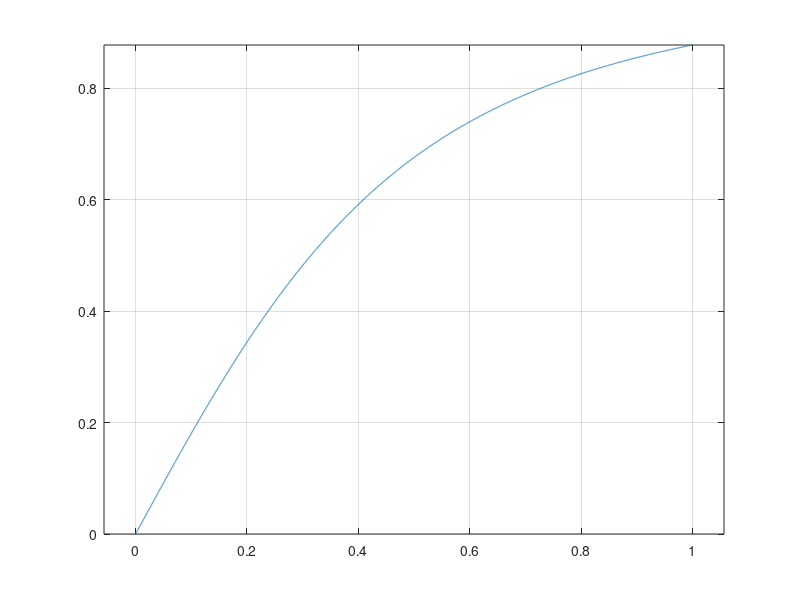

MATLAB code for this plot:
clear; clc; close all
%% INPUTS
% From NASA CEA Design
AeAt = 4.567; % [-]
AcAt = 15.3713; % [-]
M_e = 2.889; % [-]
gam = 1.2982;
% Other
pts = 100; % [-] Number of points on aerospike curve
r_ch = 1; % [in]
n_b = 0.2;

%% SPIKE CALCULATIONS
r_b_mat = linspace(0,r_ch,10000); % [in]
r_th_mat = ((r_ch^2)/AcAt+r_b_mat.^2).^(1/2); % [in]
r_e_mat = (AeAt.*(r_th_mat.^2-r_b_mat.^2)+r_b_mat.^2).^(1/2); % [in]
n_b_mat = r_b_mat./r_e_mat; % [-]

[~,ind] = min(abs(n_b_mat - n_b));
r_b = r_b_mat(ind);
r_th = ((r_ch^2)/AcAt+r_b^2)^(1/2); % [in]
r_e = (AeAt*(r_th^2-r_b^2)+r_b^2)^(1/2); % [in]
r_b/r_e

plot(r_b_mat,n_b_mat); axis equal; grid on;